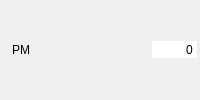
       <widget class="QWidget" name="widget_pm" native="true">
        <property name="minimumSize">
         <size>
          <width>200</width>
          <height>26</height>
         </size>
        </property>
        <layout class="QHBoxLayout" name="horizontalLayout_31">
         <property name="spacing">
          <number>2</number>
         </property>
         <property name="leftMargin">
          <number>3</number>
         </property>
         <property name="topMargin">
          <number>3</number>
         </property>
         <property name="rightMargin">
          <number>3</number>
         </property>
         <property name="bottomMargin">
          <number>3</number>
         </property>
         <item>
          <widget class="QLabel" name="label_65">
           <property name="text">
            <string/>
           </property>
           <property name="pixmap">
            <pixmap resource="../images/images.qrc">:/Aptitudes/pm.png</pixmap>
           </property>
          </widget>
         </item>
         <item>
          <widget class="QLabel" name="label_pm">
           <property name="text">
            <string>PM</string>
           </property>
          </widget>
         </item>
         <item>
          <spacer name="horizontalSpacer_31">
           <property name="orientation">
            <enum>Qt::Horizontal</enum>
           </property>
           <property name="sizeHint" stdset="0">
            <size>
             <width>40</width>
             <height>20</height>
            </size>
           </property>
          </spacer>
         </item>
         <item>
          <widget class="QSpinBox" name="sp_pm">
           <property name="focusPolicy">
            <enum>Qt::NoFocus</enum>
           </property>
           <property name="autoFillBackground">
            <bool>true</bool>
           </property>
           <property name="frame">
            <bool>false</bool>
           </property>
           <property name="alignment">
            <set>Qt::AlignRight|Qt::AlignTrailing|Qt::AlignVCenter</set>
           </property>
           <property name="buttonSymbols">
            <enum>QAbstractSpinBox::NoButtons</enum>
           </property>
           <property name="maximum">
            <number>9999999</number>
           </property>
          </widget>
         </item>
        </layout>
       </widget>
